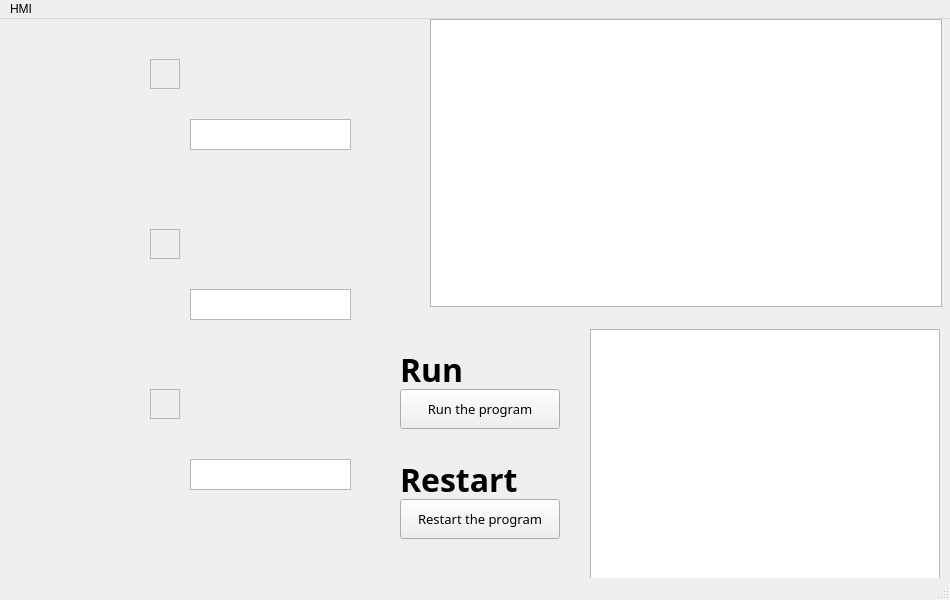
<?xml version="1.0" encoding="UTF-8"?>
<ui version="4.0">
 <class>HMI</class>
 <widget class="QMainWindow" name="HMI">
  <property name="geometry">
   <rect>
    <x>0</x>
    <y>0</y>
    <width>950</width>
    <height>600</height>
   </rect>
  </property>
  <property name="minimumSize">
   <size>
    <width>950</width>
    <height>600</height>
   </size>
  </property>
  <property name="maximumSize">
   <size>
    <width>950</width>
    <height>600</height>
   </size>
  </property>
  <property name="mouseTracking">
   <bool>false</bool>
  </property>
  <property name="windowTitle">
   <string>HMI</string>
  </property>
  <widget class="QWidget" name="centralwidget">
   <widget class="QGraphicsView" name="graphicsView">
    <property name="geometry">
     <rect>
      <x>430</x>
      <y>0</y>
      <width>512</width>
      <height>288</height>
     </rect>
    </property>
    <property name="minimumSize">
     <size>
      <width>512</width>
      <height>288</height>
     </size>
    </property>
    <property name="maximumSize">
     <size>
      <width>512</width>
      <height>288</height>
     </size>
    </property>
    <property name="mouseTracking">
     <bool>false</bool>
    </property>
    <property name="interactive">
     <bool>false</bool>
    </property>
   </widget>
   <widget class="QLabel" name="conveyor_belt_logo">
    <property name="geometry">
     <rect>
      <x>10</x>
      <y>40</y>
      <width>130</width>
      <height>130</height>
     </rect>
    </property>
    <property name="minimumSize">
     <size>
      <width>130</width>
      <height>130</height>
     </size>
    </property>
    <property name="maximumSize">
     <size>
      <width>130</width>
      <height>130</height>
     </size>
    </property>
    <property name="text">
     <string/>
    </property>
    <property name="pixmap">
     <pixmap resource="resource/resources.qrc">:/logos/images/logos/conveyor-belt.png</pixmap>
    </property>
    <property name="scaledContents">
     <bool>true</bool>
    </property>
   </widget>
   <widget class="QLabel" name="camera_log">
    <property name="geometry">
     <rect>
      <x>10</x>
      <y>210</y>
      <width>130</width>
      <height>130</height>
     </rect>
    </property>
    <property name="minimumSize">
     <size>
      <width>130</width>
      <height>130</height>
     </size>
    </property>
    <property name="maximumSize">
     <size>
      <width>130</width>
      <height>130</height>
     </size>
    </property>
    <property name="text">
     <string/>
    </property>
    <property name="pixmap">
     <pixmap resource="resource/resources.qrc">:/logos/images/logos/camera.png</pixmap>
    </property>
    <property name="scaledContents">
     <bool>true</bool>
    </property>
   </widget>
   <widget class="QLabel" name="robot_logo">
    <property name="geometry">
     <rect>
      <x>10</x>
      <y>380</y>
      <width>130</width>
      <height>130</height>
     </rect>
    </property>
    <property name="minimumSize">
     <size>
      <width>130</width>
      <height>130</height>
     </size>
    </property>
    <property name="maximumSize">
     <size>
      <width>130</width>
      <height>130</height>
     </size>
    </property>
    <property name="text">
     <string/>
    </property>
    <property name="pixmap">
     <pixmap resource="resource/resources.qrc">:/logos/images/logos/robotic-arm.png</pixmap>
    </property>
    <property name="scaledContents">
     <bool>true</bool>
    </property>
   </widget>
   <widget class="QFrame" name="conveyor_belt_led_indicator">
    <property name="geometry">
     <rect>
      <x>150</x>
      <y>40</y>
      <width>30</width>
      <height>30</height>
     </rect>
    </property>
    <property name="minimumSize">
     <size>
      <width>30</width>
      <height>30</height>
     </size>
    </property>
    <property name="maximumSize">
     <size>
      <width>30</width>
      <height>30</height>
     </size>
    </property>
    <property name="frameShape">
     <enum>QFrame::StyledPanel</enum>
    </property>
    <property name="frameShadow">
     <enum>QFrame::Raised</enum>
    </property>
   </widget>
   <widget class="QFrame" name="camera_led_indicator">
    <property name="geometry">
     <rect>
      <x>150</x>
      <y>210</y>
      <width>30</width>
      <height>30</height>
     </rect>
    </property>
    <property name="minimumSize">
     <size>
      <width>30</width>
      <height>30</height>
     </size>
    </property>
    <property name="maximumSize">
     <size>
      <width>30</width>
      <height>30</height>
     </size>
    </property>
    <property name="frameShape">
     <enum>QFrame::StyledPanel</enum>
    </property>
    <property name="frameShadow">
     <enum>QFrame::Raised</enum>
    </property>
   </widget>
   <widget class="QFrame" name="robot_led_indicator">
    <property name="geometry">
     <rect>
      <x>150</x>
      <y>370</y>
      <width>30</width>
      <height>30</height>
     </rect>
    </property>
    <property name="minimumSize">
     <size>
      <width>30</width>
      <height>30</height>
     </size>
    </property>
    <property name="maximumSize">
     <size>
      <width>30</width>
      <height>30</height>
     </size>
    </property>
    <property name="frameShape">
     <enum>QFrame::StyledPanel</enum>
    </property>
    <property name="frameShadow">
     <enum>QFrame::Raised</enum>
    </property>
   </widget>
   <widget class="QTextEdit" name="terminal">
    <property name="geometry">
     <rect>
      <x>590</x>
      <y>310</y>
      <width>350</width>
      <height>250</height>
     </rect>
    </property>
    <property name="sizePolicy">
     <sizepolicy hsizetype="Maximum" vsizetype="Maximum">
      <horstretch>0</horstretch>
      <verstretch>0</verstretch>
     </sizepolicy>
    </property>
    <property name="minimumSize">
     <size>
      <width>350</width>
      <height>250</height>
     </size>
    </property>
    <property name="maximumSize">
     <size>
      <width>350</width>
      <height>250</height>
     </size>
    </property>
    <property name="font">
     <font>
      <family>Ubuntu Mono</family>
      <pointsize>12</pointsize>
     </font>
    </property>
    <property name="html">
     <string>&lt;!DOCTYPE HTML PUBLIC &quot;-//W3C//DTD HTML 4.0//EN&quot; &quot;http://www.w3.org/TR/REC-html40/strict.dtd&quot;&gt;
&lt;html&gt;&lt;head&gt;&lt;meta name=&quot;qrichtext&quot; content=&quot;1&quot; /&gt;&lt;style type=&quot;text/css&quot;&gt;
p, li { white-space: pre-wrap; }
&lt;/style&gt;&lt;/head&gt;&lt;body style=&quot; font-family:'Ubuntu Mono'; font-size:12pt; font-weight:400; font-style:normal;&quot;&gt;
&lt;p style=&quot;-qt-paragraph-type:empty; margin-top:0px; margin-bottom:0px; margin-left:0px; margin-right:0px; -qt-block-indent:0; text-indent:0px;&quot;&gt;&lt;br /&gt;&lt;/p&gt;&lt;/body&gt;&lt;/html&gt;</string>
    </property>
   </widget>
   <widget class="QLabel" name="label_run_program">
    <property name="geometry">
     <rect>
      <x>400</x>
      <y>330</y>
      <width>111</width>
      <height>41</height>
     </rect>
    </property>
    <property name="font">
     <font>
      <family>Ubuntu Mono</family>
      <pointsize>24</pointsize>
      <weight>75</weight>
      <bold>true</bold>
     </font>
    </property>
    <property name="text">
     <string>Run</string>
    </property>
   </widget>
   <widget class="QLabel" name="label_restart_program">
    <property name="geometry">
     <rect>
      <x>400</x>
      <y>440</y>
      <width>131</width>
      <height>41</height>
     </rect>
    </property>
    <property name="font">
     <font>
      <family>Ubuntu Mono</family>
      <pointsize>24</pointsize>
      <weight>75</weight>
      <bold>true</bold>
     </font>
    </property>
    <property name="text">
     <string>Restart</string>
    </property>
   </widget>
   <widget class="QPushButton" name="pushButton_run_program">
    <property name="geometry">
     <rect>
      <x>400</x>
      <y>370</y>
      <width>160</width>
      <height>40</height>
     </rect>
    </property>
    <property name="minimumSize">
     <size>
      <width>160</width>
      <height>40</height>
     </size>
    </property>
    <property name="maximumSize">
     <size>
      <width>160</width>
      <height>40</height>
     </size>
    </property>
    <property name="font">
     <font>
      <family>Ubuntu Mono</family>
      <pointsize>10</pointsize>
     </font>
    </property>
    <property name="text">
     <string>Run the program</string>
    </property>
   </widget>
   <widget class="QPushButton" name="pushButton_restart_program">
    <property name="geometry">
     <rect>
      <x>400</x>
      <y>480</y>
      <width>160</width>
      <height>40</height>
     </rect>
    </property>
    <property name="minimumSize">
     <size>
      <width>160</width>
      <height>40</height>
     </size>
    </property>
    <property name="maximumSize">
     <size>
      <width>160</width>
      <height>40</height>
     </size>
    </property>
    <property name="font">
     <font>
      <family>Ubuntu Mono</family>
      <pointsize>10</pointsize>
     </font>
    </property>
    <property name="text">
     <string>Restart the program</string>
    </property>
   </widget>
   <widget class="QTextEdit" name="textEdit_robot">
    <property name="geometry">
     <rect>
      <x>190</x>
      <y>440</y>
      <width>161</width>
      <height>31</height>
     </rect>
    </property>
   </widget>
   <widget class="QTextEdit" name="textEdit_camera">
    <property name="geometry">
     <rect>
      <x>190</x>
      <y>270</y>
      <width>161</width>
      <height>31</height>
     </rect>
    </property>
   </widget>
   <widget class="QTextEdit" name="textEdit_conveyor_belt">
    <property name="geometry">
     <rect>
      <x>190</x>
      <y>100</y>
      <width>161</width>
      <height>31</height>
     </rect>
    </property>
   </widget>
  </widget>
  <widget class="QMenuBar" name="menubar">
   <property name="geometry">
    <rect>
     <x>0</x>
     <y>0</y>
     <width>950</width>
     <height>20</height>
    </rect>
   </property>
   <widget class="QMenu" name="menuHMI">
    <property name="title">
     <string>HMI</string>
    </property>
   </widget>
   <addaction name="menuHMI"/>
  </widget>
  <widget class="QStatusBar" name="statusbar"/>
 </widget>
 <resources>
  <include location="resource/resources.qrc"/>
  <include location="../../../../.designer/backup/resource/resources.qrc"/>
 </resources>
 <connections/>
</ui>
